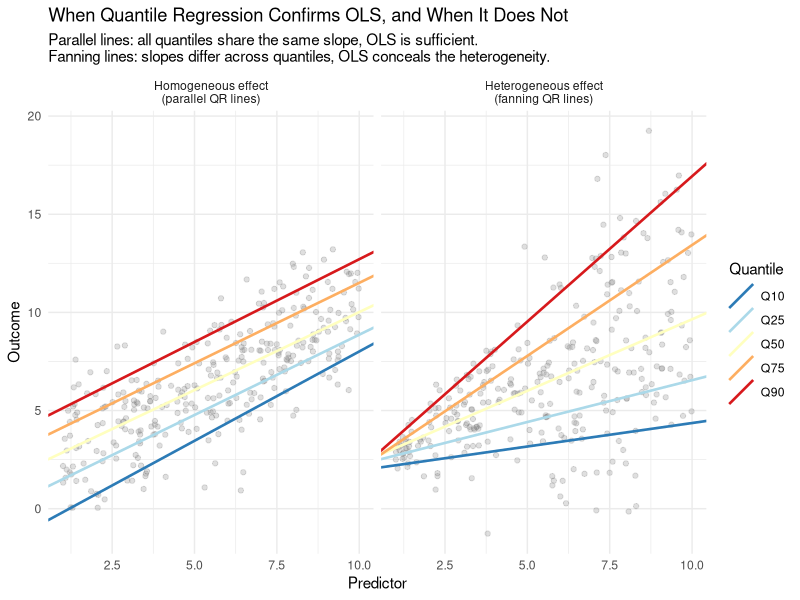
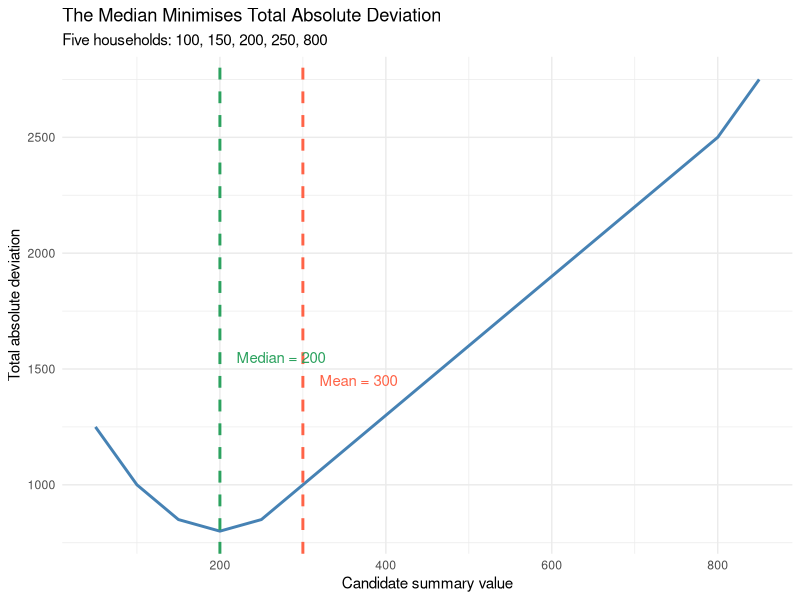
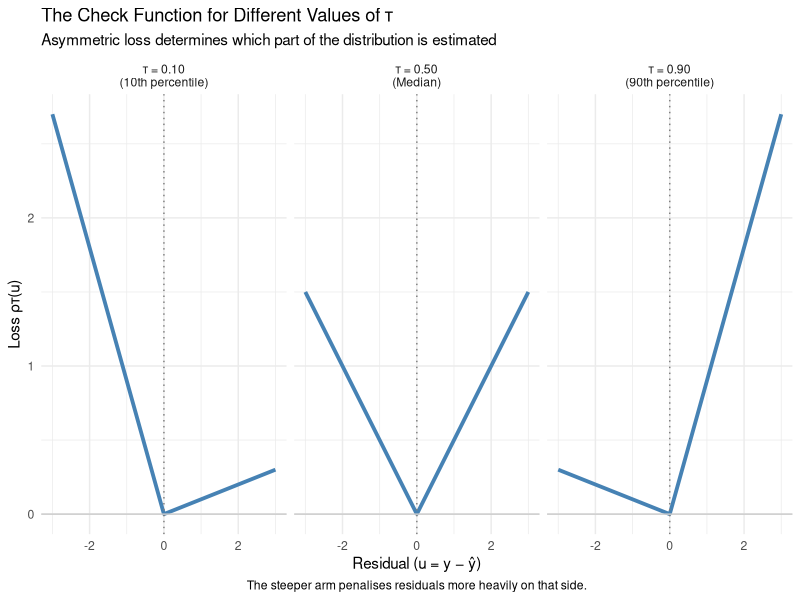
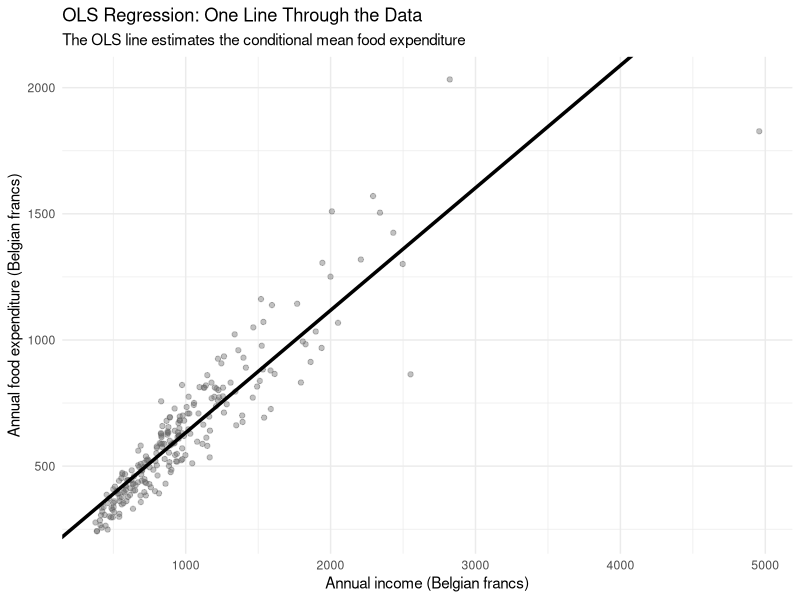
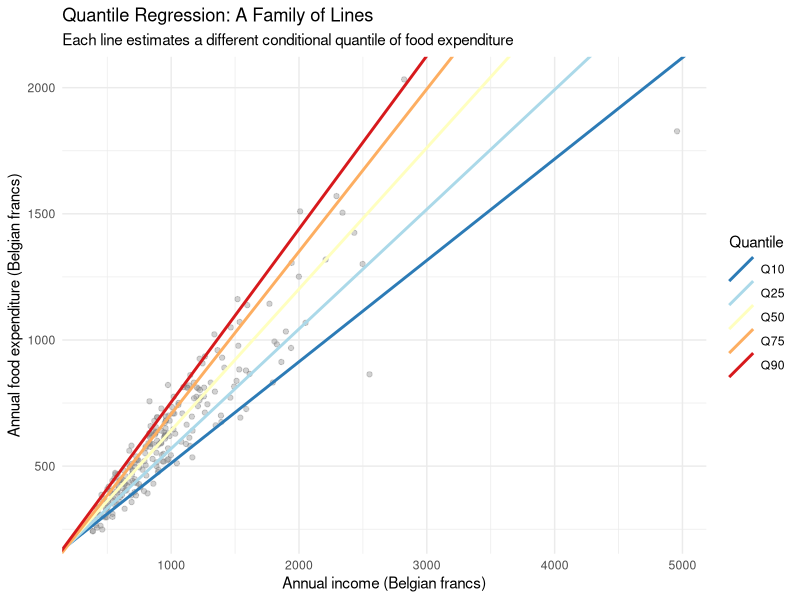
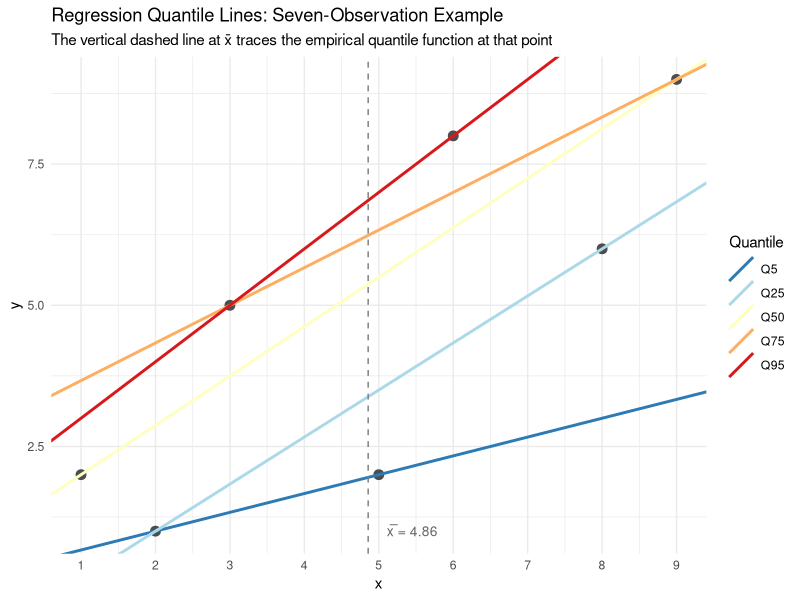
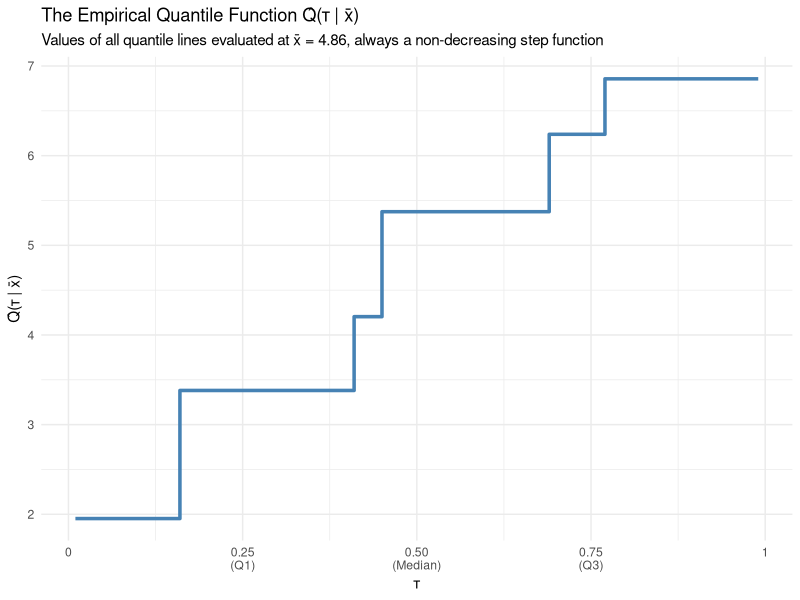
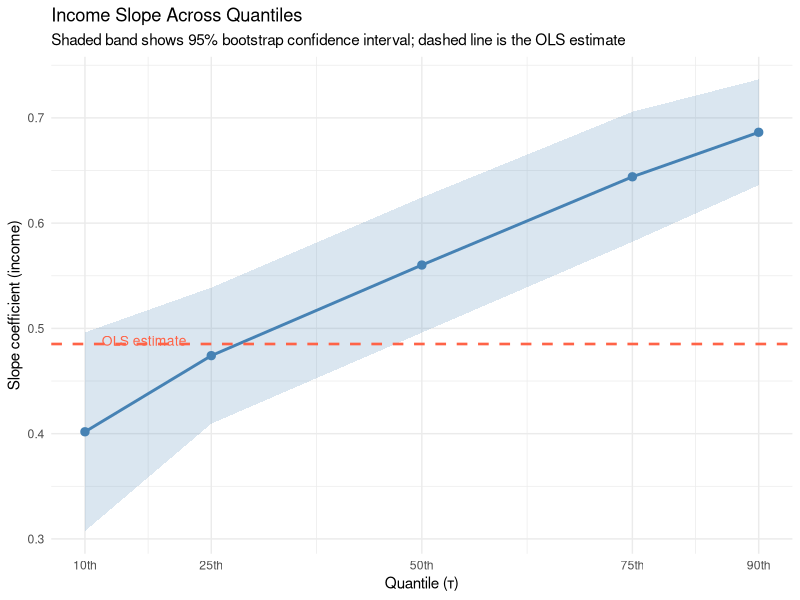

Write R code to recreate these figures, in order.
## ---- chunk 1
#| include: false

library(tidyverse)
library(quantreg)
library(AER)

theme_set(theme_minimal())

set.seed(4821)

taus <- c(0.10, 0.25, 0.50, 0.75, 0.90)
## ---- chunk 2
#| fig-width: 9
#| fig-height: 5

n <- 300
x <- runif(n, 1, 10)

y_hom <- 2 + 0.8 * x + rnorm(n, 0, 2)
y_het <- 2 + 0.8 * x + rnorm(n, 0, 0.5 * x)

df_both <- bind_rows(
  tibble(x = x, y = y_hom, scenario = "Homogeneous effect\n(parallel QR lines)"),
  tibble(x = x, y = y_het, scenario = "Heterogeneous effect\n(fanning QR lines)")
) |>
  mutate(scenario = factor(scenario, levels = c(
    "Homogeneous effect\n(parallel QR lines)",
    "Heterogeneous effect\n(fanning QR lines)"
  )))

qr_df <- map_dfr(
  levels(df_both$scenario),
  \(sc) {
    d <- filter(df_both, scenario == sc)
    map_dfr(taus, \(t) {
      fit <- rq(y ~ x, data = d, tau = t)
      tibble(
        scenario  = factor(sc, levels = levels(df_both$scenario)),
        tau       = factor(paste0("Q", t * 100), levels = paste0("Q", taus * 100)),
        intercept = coef(fit)[1],
        slope     = coef(fit)[2]
      )
    })
  }
)

plot_het <- ggplot(df_both, aes(x = x, y = y)) +
  geom_point(alpha = 0.25, colour = "grey50") +
  geom_abline(
    data = qr_df,
    aes(intercept = intercept, slope = slope, colour = tau),
    linewidth = 0.9
  ) +
  scale_colour_brewer(palette = "RdYlBu", name = "Quantile", direction = -1) +
  facet_wrap(~scenario) +
  labs(
    title    = "When Quantile Regression Confirms OLS, and When It Does Not",
    subtitle = "Parallel lines: all quantiles share the same slope, OLS is sufficient.\nFanning lines: slopes differ across quantiles, OLS conceals the heterogeneity.",
    x        = "Predictor",
    y        = "Outcome"
  )

plot_het

ggsave(
  "figures/homogeneous_vs_heterogeneous.png",
  plot   = plot_het,
  width  = 9,
  height = 5
)
## ---- chunk 3
#| fig-width: 7
#| fig-height: 4

households    <- c(100, 150, 200, 250, 800)
candidates    <- seq(50, 850, by = 1)
total_abs_dev <- sapply(candidates, \(m) sum(abs(households - m)))

plot_lad <- tibble(candidate = candidates, total_abs_dev = total_abs_dev) |>
  ggplot(aes(x = candidate, y = total_abs_dev)) +
  geom_line(colour = "steelblue", linewidth = 1) +
  geom_vline(xintercept = median(households), colour = "#2ca25f",
             linetype = "dashed", linewidth = 1) +
  geom_vline(xintercept = mean(households),   colour = "tomato",
             linetype = "dashed", linewidth = 1) +
  annotate("text", x = median(households) + 20, y = 1550,
           label = paste0("Median = ", median(households)),
           colour = "#2ca25f", hjust = 0, size = 3.8) +
  annotate("text", x = mean(households) + 20,   y = 1450,
           label = paste0("Mean = ",   mean(households)),
           colour = "tomato",  hjust = 0, size = 3.8) +
  labs(
    title    = "The Median Minimises Total Absolute Deviation",
    subtitle = "Five households: 100, 150, 200, 250, 800",
    x        = "Candidate summary value",
    y        = "Total absolute deviation"
  )

plot_lad

ggsave(
  "figures/lad_median.png",
  plot   = plot_lad,
  width  = 7,
  height = 4
)
## ---- chunk 4
#| fig-width: 9
#| fig-height: 4

check_fn <- function(u, tau) u * (tau - as.numeric(u < 0))

u_vals    <- seq(-3, 3, length.out = 500)
tau_vals  <- c(0.10, 0.50, 0.90)
tau_labels <- c("τ = 0.10\n(10th percentile)", 
                "τ = 0.50\n(Median)", 
                "τ = 0.90\n(90th percentile)")

loss_df <- map_dfr(seq_along(tau_vals), \(i) {
  tibble(
    u    = u_vals,
    loss = check_fn(u_vals, tau_vals[i]),
    tau  = factor(tau_labels[i], levels = tau_labels)
  )
})

plot_check <- loss_df |>
  ggplot(aes(x = u, y = loss)) +
  geom_line(linewidth = 1.3, colour = "steelblue") +
  geom_vline(xintercept = 0, linetype = "dotted", colour = "grey50") +
  geom_hline(yintercept = 0, colour = "grey80") +
  facet_wrap(~tau) +
  labs(
    title    = "The Check Function for Different Values of τ",
    subtitle = "Asymmetric loss determines which part of the distribution is estimated",
    x        = "Residual (u = y − ŷ)",
    y        = "Loss ρτ(u)",
    caption  = "The steeper arm penalises residuals more heavily on that side."
  ) +
  theme(plot.caption = element_text(hjust = 0.5))

plot_check

ggsave(
  "figures/check_function.png",
  plot   = plot_check,
  width  = 9,
  height = 4
)
## ---- chunk 5
check_fn <- function(u, tau) u * (tau - as.numeric(u < 0))

y7  <- c(1.622, -0.161, -0.461, -0.612, 0.674, 0.711, -0.865)
tau_ex <- 0.25

build_check_table <- function(y, xi, tau) {
  u <- y - xi
  tibble(
    `yᵢ`         = round(y, 3),
    `ξ`          = xi,
    `u = yᵢ − ξ` = round(u, 3),
    `1(u < 0)`   = as.integer(u < 0),
    `ρ₀.₂₅(u)`  = round(check_fn(u, tau), 4)
  )
}

cat("Wrong guess  ξ = 0.674  →  Sum =",
    round(sum(check_fn(y7 - 0.674, tau_ex)), 4), "\n")
cat("Optimal      ξ = -0.612 →  Sum =",
    round(sum(check_fn(y7 - -0.612, tau_ex)), 4), "\n\n")

cat("--- Wrong guess (ξ = 0.674) ---\n")
print(build_check_table(y7, 0.674, tau_ex))
cat("\n--- Optimal (ξ = -0.612, the true 25th percentile) ---\n")
print(build_check_table(y7, -0.612, tau_ex))
## ---- chunk 6
data(engel, package = "quantreg")
glimpse(engel)
## ---- chunk 7
ols_engel <- lm(foodexp ~ income, data = engel)

plot_ols <- engel |>
  ggplot(aes(x = income, y = foodexp)) +
  geom_point(alpha = 0.40, colour = "grey40") +
  geom_abline(
    intercept = coef(ols_engel)[1],
    slope     = coef(ols_engel)[2],
    linewidth  = 1.2
  ) +
  labs(
    title    = "OLS Regression: One Line Through the Data",
    subtitle = "The OLS line estimates the conditional mean food expenditure",
    x        = "Annual income (Belgian francs)",
    y        = "Annual food expenditure (Belgian francs)"
  )

plot_ols

ggsave(
  "figures/engel_ols.png",
  plot   = plot_ols,
  width  = 7,
  height = 5
)
## ---- chunk 8
qr_lines <- map_dfr(taus, \(t) {
  fit <- rq(foodexp ~ income, data = engel, tau = t)
  tibble(
    tau       = factor(paste0("Q", t * 100), levels = paste0("Q", taus * 100)),
    intercept = coef(fit)[1],
    slope     = coef(fit)[2]
  )
})

plot_qr <- engel |>
  ggplot(aes(x = income, y = foodexp)) +
  geom_point(alpha = 0.35, colour = "grey50") +
  geom_abline(
    data = qr_lines,
    aes(intercept = intercept, slope = slope, colour = tau),
    linewidth = 1
  ) +
  scale_colour_brewer(
    palette   = "RdYlBu",
    name      = "Quantile",
    direction = -1
  ) +
  labs(
    title    = "Quantile Regression: A Family of Lines",
    subtitle = "Each line estimates a different conditional quantile of food expenditure",
    x        = "Annual income (Belgian francs)",
    y        = "Annual food expenditure (Belgian francs)"
  )

plot_qr

ggsave(
  "figures/engel_qr_fan.png",
  plot   = plot_qr,
  width  = 7,
  height = 5
)
## ---- chunk 9
#| fig-width: 7
#| fig-height: 5

df7 <- tibble(
  x = c(1, 2, 3, 5, 6, 8, 9),
  y = c(2, 1, 5, 2, 8, 6, 9)
)
xbar7 <- mean(df7$x)

taus_tiny <- c(0.05, 0.25, 0.50, 0.75, 0.95)

qr7 <- map_dfr(taus_tiny, \(t) {
  fit <- rq(y ~ x, data = df7, tau = t)
  tibble(
    tau       = factor(paste0("Q", t * 100), levels = paste0("Q", taus_tiny * 100)),
    intercept = coef(fit)[1],
    slope     = coef(fit)[2]
  )
})

plot_crossing <- ggplot(df7, aes(x, y)) +
  geom_point(size = 3, colour = "grey30") +
  geom_abline(
    data = qr7,
    aes(intercept = intercept, slope = slope, colour = tau),
    linewidth = 1
  ) +
  geom_vline(xintercept = xbar7, linetype = "dashed", colour = "grey50") +
  annotate("text", x = xbar7 + 0.25, y = 1.0,
           label = paste0("\u0078\u0305 = ", round(xbar7, 2)),
           hjust = 0, size = 3.5, colour = "grey40") +
  scale_colour_brewer(palette = "RdYlBu", name = "Quantile", direction = -1) +
  scale_x_continuous(breaks = 1:9) +
  labs(
    title    = "Regression Quantile Lines: Seven-Observation Example",
    subtitle = "The vertical dashed line at x̄ traces the empirical quantile function at that point",
    x = "x", y = "y"
  )

plot_crossing

ggsave(
  "figures/seven_obs_qr.png",
  plot   = plot_crossing,
  width  = 7,
  height = 5
)
## ---- chunk 10
#| fig-width: 7
#| fig-height: 4

tau_fine  <- seq(0.01, 0.99, by = 0.01)
q_at_xbar <- map_dbl(tau_fine, \(t) {
  fit <- rq(y ~ x, data = df7, tau = t)
  predict(fit, newdata = data.frame(x = xbar7))
})

plot_stepfn <- tibble(tau = tau_fine, q = q_at_xbar) |>
  ggplot(aes(x = tau, y = q)) +
  geom_step(colour = "steelblue", linewidth = 1.2) +
  scale_x_continuous(
    breaks = c(0, 0.25, 0.50, 0.75, 1),
    labels = c("0", "0.25\n(Q1)", "0.50\n(Median)", "0.75\n(Q3)", "1")
  ) +
  labs(
    title    = "The Empirical Quantile Function Q̂(τ | x̄)",
     subtitle = "Values of all quantile lines evaluated at x̄ = 4.86, always a non-decreasing step function",
    x        = "τ",
    y        = "Q̂(τ | x̄)"
  )

plot_stepfn

ggsave(
  "figures/empirical_quantile_fn.png",
  plot   = plot_stepfn,
  width  = 7,
  height = 4
)
## ---- chunk 11
# Median regression (τ = 0.5)
fit_median <- rq(foodexp ~ income, data = engel, tau = 0.5)
summary(fit_median)
## ---- chunk 12
# Multiple quantiles at once
fit_multi <- rq(
  foodexp ~ income, 
  data = engel,
  tau  = c(0.10, 0.25, 0.50, 0.75, 0.90)
)
## ---- chunk 13
summary(fit_multi)
## ---- chunk 14
coef_df <- map_dfr(taus, \(t) {
  fit <- rq(foodexp ~ income, data = engel, tau = t)
  tibble(
    `τ`        = t,
    `Quantile` = paste0(t * 100, "th percentile"),
    `Slope`    = round(coef(fit)["income"], 4)
  )
})

coef_df
## ---- chunk 15
ols_slope    <- coef(lm(foodexp ~ income, data = engel))["income"]
median_slope <- coef(rq(foodexp ~ income, data = engel, tau = 0.5))["income"]

tibble(
  Method  = c("OLS  (conditional mean)", "QR τ = 0.50  (conditional median)"),
  `Slope` = round(c(ols_slope, median_slope), 4)
)
## ---- chunk 16
coef_plot_df <- map_dfr(taus, \(t) {
  fit <- rq(foodexp ~ income, data = engel, tau = t)
  s   <- summary(fit, se = "boot")
  cm  <- s$coefficients
  tibble(
    tau   = t,
    est   = cm["income", "Value"],
    lower = cm["income", "Value"] - 1.96 * cm["income", "Std. Error"],
    upper = cm["income", "Value"] + 1.96 * cm["income", "Std. Error"]
  )
})

plot_coef <- ggplot(coef_plot_df, aes(x = tau, y = est)) +
  geom_ribbon(aes(ymin = lower, ymax = upper), alpha = 0.20, fill = "steelblue") +
  geom_line(colour = "steelblue", linewidth = 1) +
  geom_point(colour = "steelblue", size = 2.5) +
  geom_hline(
    yintercept = ols_slope,
    linetype   = "dashed",
    colour     = "tomato",
    linewidth  = 0.9
  ) +
  annotate(
    "text", x = 0.12, y = ols_slope + 0.003,
    label = "OLS estimate", colour = "tomato", size = 3.5, hjust = 0
  ) +
  scale_x_continuous(
    breaks = taus,
    labels = paste0(taus * 100, "th")
  ) +
  labs(
    title    = "Income Slope Across Quantiles",
    subtitle = "Shaded band shows 95% bootstrap confidence interval; dashed line is the OLS estimate",
    x        = "Quantile (τ)",
    y        = "Slope coefficient (income)"
  )

plot_coef

ggsave(
  "figures/engel_coef_plot.png",
  plot   = plot_coef,
  width  = 7,
  height = 5
)
